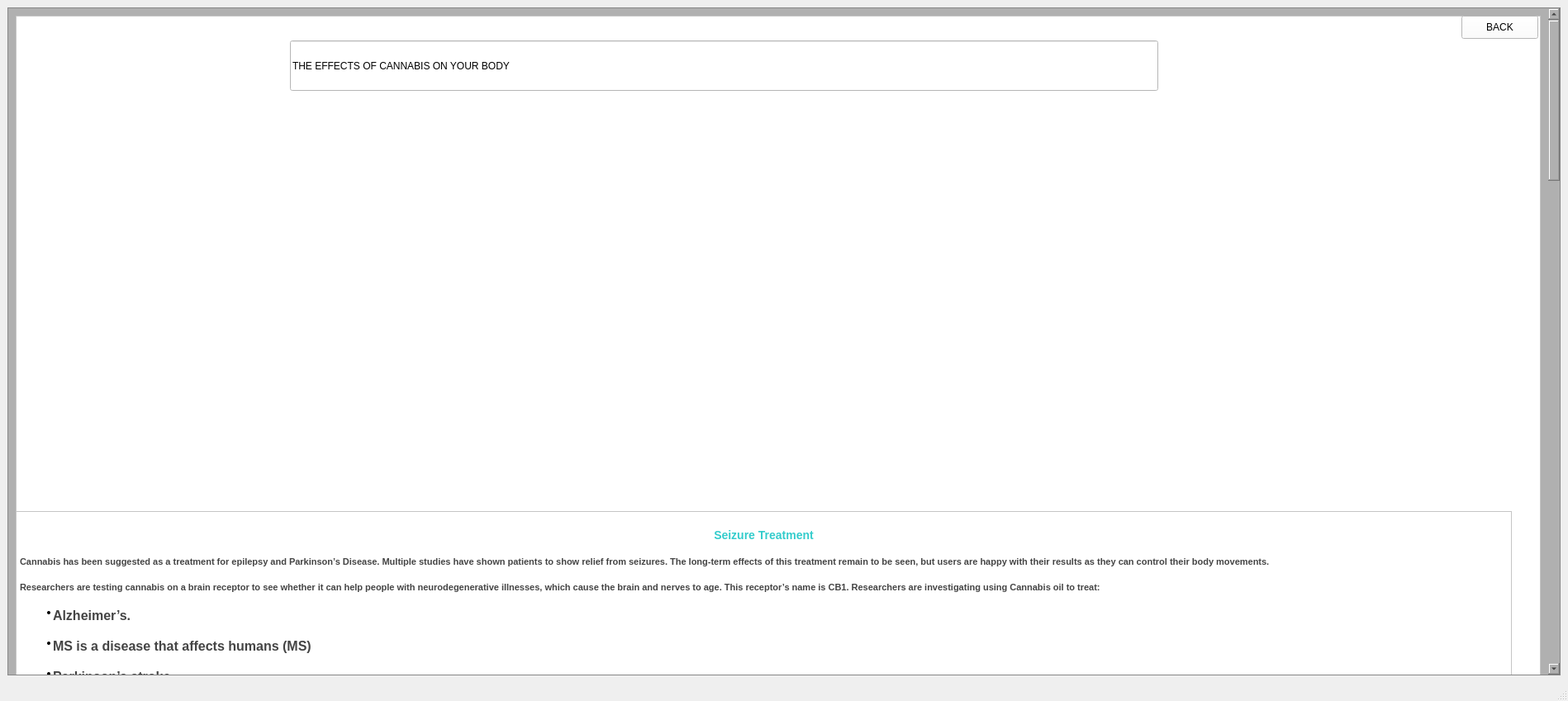
<?xml version="1.0" encoding="UTF-8"?>
<ui version="4.0">
 <class>MainWindow</class>
 <widget class="QMainWindow" name="MainWindow">
  <property name="geometry">
   <rect>
    <x>0</x>
    <y>0</y>
    <width>1898</width>
    <height>849</height>
   </rect>
  </property>
  <property name="windowTitle">
   <string>MainWindow</string>
  </property>
  <widget class="QWidget" name="centralwidget">
   <layout class="QVBoxLayout" name="verticalLayout">
    <item>
     <widget class="QScrollArea" name="scrollArea">
      <property name="styleSheet">
       <string notr="true">background-color: rgb(176, 176, 176);</string>
      </property>
      <property name="widgetResizable">
       <bool>true</bool>
      </property>
      <widget class="QWidget" name="scrollAreaWidgetContents">
       <property name="geometry">
        <rect>
         <x>0</x>
         <y>-1152</y>
         <width>1857</width>
         <height>3218</height>
        </rect>
       </property>
       <layout class="QVBoxLayout" name="verticalLayout_2">
        <item>
         <widget class="QFrame" name="frame">
          <property name="minimumSize">
           <size>
            <width>0</width>
            <height>3200</height>
           </size>
          </property>
          <property name="styleSheet">
           <string notr="true">background-color: white;</string>
          </property>
          <property name="frameShape">
           <enum>QFrame::StyledPanel</enum>
          </property>
          <property name="frameShadow">
           <enum>QFrame::Raised</enum>
          </property>
          <widget class="QLabel" name="label">
           <property name="geometry">
            <rect>
             <x>520</x>
             <y>100</y>
             <width>741</width>
             <height>541</height>
            </rect>
           </property>
           <property name="text">
            <string/>
           </property>
           <property name="pixmap">
            <pixmap>C:/Users/91810/Pictures/Screenshots/WhatsApp Image 2022-02-24 at 1.33.56 PM.jpeg</pixmap>
           </property>
          </widget>
          <widget class="QTextEdit" name="textEdit">
           <property name="geometry">
            <rect>
             <x>0</x>
             <y>600</y>
             <width>1811</width>
             <height>281</height>
            </rect>
           </property>
           <property name="html">
            <string>&lt;!DOCTYPE HTML PUBLIC &quot;-//W3C//DTD HTML 4.0//EN&quot; &quot;http://www.w3.org/TR/REC-html40/strict.dtd&quot;&gt;
&lt;html&gt;&lt;head&gt;&lt;meta name=&quot;qrichtext&quot; content=&quot;1&quot; /&gt;&lt;style type=&quot;text/css&quot;&gt;
p, li { white-space: pre-wrap; }
&lt;/style&gt;&lt;/head&gt;&lt;body style=&quot; font-family:'MS Shell Dlg 2'; font-size:7.8pt; font-weight:400; font-style:normal;&quot;&gt;
&lt;h3 align=&quot;center&quot; style=&quot; margin-top:0px; margin-bottom:18px; margin-left:0px; margin-right:0px; -qt-block-indent:0; text-indent:0px; line-height:32px; background-color:#ffffff;&quot;&gt;&lt;span style=&quot; font-family:'Oswald'; font-size:8pt; font-weight:600; color:#33cccc;&quot;&gt;Seizure Treatment&lt;/span&gt;&lt;/h3&gt;
&lt;p style=&quot; margin-top:0px; margin-bottom:18px; margin-left:0px; margin-right:0px; -qt-block-indent:0; text-indent:0px; background-color:#ffffff;&quot;&gt;&lt;span style=&quot; font-family:'Lato'; font-size:8pt; font-weight:600; color:#444444; background-color:#ffffff;&quot;&gt;Cannabis has been suggested as a treatment for epilepsy and Parkinson’s Disease. Multiple studies have shown patients to show relief from seizures. The long-term effects of this treatment remain to be seen, but users are happy with their results as they can control their body movements.&lt;/span&gt;&lt;/p&gt;
&lt;p style=&quot; margin-top:0px; margin-bottom:18px; margin-left:0px; margin-right:0px; -qt-block-indent:0; text-indent:0px; background-color:#ffffff;&quot;&gt;&lt;span style=&quot; font-family:'Lato'; font-size:8pt; font-weight:600; color:#444444; background-color:#ffffff;&quot;&gt;Researchers are testing cannabis on a brain receptor to see whether it can help people with neurodegenerative illnesses, which cause the brain and nerves to age. This receptor’s name is CB1. Researchers are investigating using Cannabis oil to treat:&lt;/span&gt;&lt;/p&gt;
&lt;ul style=&quot;margin-top: 0px; margin-bottom: 0px; margin-left: 0px; margin-right: 0px; -qt-list-indent: 1;&quot;&gt;&lt;li style=&quot; font-family:'Lato'; font-size:8pt; font-weight:600; color:#444444;&quot; style=&quot; margin-top:0px; margin-bottom:18px; margin-left:0px; margin-right:0px; -qt-block-indent:0; text-indent:0px;&quot;&gt;&lt;span style=&quot; font-size:16px;&quot;&gt;Alzheimer’s.&lt;/span&gt;&lt;/li&gt;
&lt;li style=&quot; font-family:'Lato'; font-size:8pt; font-weight:600; color:#444444;&quot; style=&quot; margin-top:0px; margin-bottom:18px; margin-left:0px; margin-right:0px; -qt-block-indent:0; text-indent:0px;&quot;&gt;&lt;span style=&quot; font-size:16px;&quot;&gt;MS is a disease that affects humans (MS)&lt;/span&gt;&lt;/li&gt;
&lt;li style=&quot; font-family:'Lato'; font-size:8pt; font-weight:600; color:#444444;&quot; style=&quot; margin-top:0px; margin-bottom:18px; margin-left:0px; margin-right:0px; -qt-block-indent:0; text-indent:0px;&quot;&gt;&lt;span style=&quot; font-size:16px;&quot;&gt;Parkinson’s stroke&lt;/span&gt;&lt;/li&gt;
&lt;li style=&quot; font-family:'Lato'; font-size:8pt; font-weight:600; color:#444444;&quot; style=&quot; margin-top:0px; margin-bottom:18px; margin-left:0px; margin-right:0px; -qt-block-indent:0; text-indent:0px;&quot;&gt;&lt;span style=&quot; font-size:16px;&quot;&gt;Cannabis oil may also help reduce inflammation, which can worsen neurological symptoms&lt;/span&gt;&lt;/li&gt;&lt;/ul&gt;&lt;/body&gt;&lt;/html&gt;</string>
           </property>
          </widget>
          <widget class="QLabel" name="label_3">
           <property name="geometry">
            <rect>
             <x>410</x>
             <y>870</y>
             <width>961</width>
             <height>461</height>
            </rect>
           </property>
           <property name="text">
            <string/>
           </property>
           <property name="pixmap">
            <pixmap>C:/Users/91810/Pictures/Screenshots/Screenshot (310).png</pixmap>
           </property>
          </widget>
          <widget class="QTextEdit" name="textEdit_2">
           <property name="geometry">
            <rect>
             <x>13</x>
             <y>1380</y>
             <width>1801</width>
             <height>741</height>
            </rect>
           </property>
           <property name="styleSheet">
            <string notr="true">font: 10pt &quot;MS Shell Dlg 2&quot;;</string>
           </property>
           <property name="html">
            <string>&lt;!DOCTYPE HTML PUBLIC &quot;-//W3C//DTD HTML 4.0//EN&quot; &quot;http://www.w3.org/TR/REC-html40/strict.dtd&quot;&gt;
&lt;html&gt;&lt;head&gt;&lt;meta name=&quot;qrichtext&quot; content=&quot;1&quot; /&gt;&lt;style type=&quot;text/css&quot;&gt;
p, li { white-space: pre-wrap; }
&lt;/style&gt;&lt;/head&gt;&lt;body style=&quot; font-family:'MS Shell Dlg 2'; font-size:10pt; font-weight:400; font-style:normal;&quot;&gt;
&lt;h3 align=&quot;center&quot; style=&quot; margin-top:0px; margin-bottom:18px; margin-left:0px; margin-right:0px; -qt-block-indent:0; text-indent:0px; line-height:32px; background-color:#ffffff;&quot;&gt;&lt;span style=&quot; font-family:'Oswald'; font-size:8pt; font-weight:600; color:#33cccc;&quot;&gt;Pain Relief&lt;/span&gt;&lt;/h3&gt;
&lt;p style=&quot; margin-top:0px; margin-bottom:18px; margin-left:0px; margin-right:0px; -qt-block-indent:0; text-indent:0px; background-color:#ffffff;&quot;&gt;&lt;span style=&quot; font-family:'Lato'; font-size:8pt; font-weight:600; color:#444444; background-color:#ffffff;&quot;&gt;The effects of Cannabis oil on brain receptors may help manage pain. Studies have shown that cannabis can help after chemo treatments. Other studies examine cannabis’s use to treat symptoms of:&lt;/span&gt;&lt;/p&gt;
&lt;ul style=&quot;margin-top: 0px; margin-bottom: 0px; margin-left: 0px; margin-right: 0px; -qt-list-indent: 1;&quot;&gt;&lt;li style=&quot; font-family:'Lato'; font-size:8pt; font-weight:600; color:#444444;&quot; style=&quot; margin-top:0px; margin-bottom:18px; margin-left:0px; margin-right:0px; -qt-block-indent:0; text-indent:0px;&quot;&gt;&lt;span style=&quot; font-size:16px;&quot;&gt;Arthritis pain&lt;/span&gt;&lt;/li&gt;
&lt;li style=&quot; font-family:'Lato'; font-size:8pt; font-weight:600; color:#444444;&quot; style=&quot; margin-top:0px; margin-bottom:18px; margin-left:0px; margin-right:0px; -qt-block-indent:0; text-indent:0px;&quot;&gt;&lt;span style=&quot; font-size:16px;&quot;&gt;MS muscle pain from spinal cord damage&lt;/span&gt;&lt;/li&gt;&lt;/ul&gt;
&lt;p style=&quot; margin-top:0px; margin-bottom:18px; margin-left:0px; margin-right:0px; -qt-block-indent:0; text-indent:0px; background-color:#ffffff;&quot;&gt;&lt;a href=&quot;https://mstrust.org.uk/a-z/sativex-nabiximols#:~:text=Other%20names%3A%20nabiximols,found%20their%20side%20effects%20intolerable.&quot;&gt;&lt;span style=&quot; font-family:'Lato'; font-size:8pt; font-weight:600; text-decoration: underline; color:#000000;&quot;&gt;Nabiximols (Sativex)&lt;/span&gt;&lt;/a&gt;&lt;span style=&quot; font-family:'Lato'; font-size:8pt; font-weight:600; color:#444444;&quot;&gt;, a multiple sclerosis drug made from THC and CBD, has been approved in the UK and Canada. Researchers think CBD’s anti-inflammatory capabilities are stronger than its pain-relieving properties. Clinical trials are necessary to assess cannabis’s efficacy in treating pain.&lt;/span&gt;&lt;/p&gt;
&lt;h3 align=&quot;center&quot; style=&quot; margin-top:0px; margin-bottom:18px; margin-left:0px; margin-right:0px; -qt-block-indent:0; text-indent:0px; line-height:32px; background-color:#ffffff;&quot;&gt;&lt;span style=&quot; font-family:'Oswald'; font-size:8pt; font-weight:600; color:#33cccc;&quot;&gt;Acne Cure&lt;/span&gt;&lt;/h3&gt;
&lt;p style=&quot; margin-top:0px; margin-bottom:18px; margin-left:0px; margin-right:0px; -qt-block-indent:0; text-indent:0px; background-color:#ffffff;&quot;&gt;&lt;span style=&quot; font-family:'Lato'; font-size:8pt; font-weight:600; color:#444444; background-color:#ffffff;&quot;&gt;Cannabis’s immune system receptor actions may help reduce overall body inflammation. As a result,&lt;/span&gt;&lt;span style=&quot; font-family:'Lato'; font-size:8pt; font-weight:600; color:#444444;&quot;&gt; &lt;/span&gt;&lt;a href=&quot;https://artofhealthyliving.com/5-reasons-add-cannabis-oil-daily-routine/&quot;&gt;&lt;span style=&quot; font-family:'Lato'; font-size:8pt; font-weight:600; text-decoration: underline; color:#000000;&quot;&gt;cannabis oil may help&lt;/span&gt;&lt;/a&gt;&lt;span style=&quot; font-family:'Lato'; font-size:8pt; font-weight:600; color:#444444;&quot;&gt; cure acne. A &lt;/span&gt;&lt;a href=&quot;https://jcannabisresearch.biomedcentral.com/&quot;&gt;&lt;span style=&quot; font-family:'Lato'; font-size:8pt; font-weight:600; text-decoration: underline; color:#000000;&quot;&gt;Journal of Clinical Investigation&lt;/span&gt;&lt;/a&gt;&lt;span style=&quot; font-family:'Lato'; font-size:8pt; font-weight:600; color:#444444;&quot;&gt; found that the oil decreased sebaceous gland activity. These glands create sebum, an oily fluid that moisturizes the skin. But too much sebum causes acne.&lt;/span&gt;&lt;/p&gt;
&lt;p style=&quot; margin-top:0px; margin-bottom:18px; margin-left:0px; margin-right:0px; -qt-block-indent:0; text-indent:0px; background-color:#ffffff;&quot;&gt;&lt;span style=&quot; font-family:'Lato'; font-size:8pt; font-weight:600; color:#444444; background-color:#ffffff;&quot;&gt;Consult a dermatologist before taking cannabis oil to treat acne. The benefits of cannabis for acne need to be studied in humans for long-term effects.&lt;/span&gt;&lt;/p&gt;
&lt;p style=&quot; margin-top:0px; margin-bottom:18px; margin-left:0px; margin-right:0px; -qt-block-indent:0; text-indent:0px; background-color:#ffffff;&quot;&gt;&lt;span style=&quot; font-family:'Oswald'; font-size:8pt; font-weight:600; color:#33cccc;&quot;&gt;Cancer Treatment&lt;/span&gt;&lt;/p&gt;
&lt;p style=&quot; margin-top:0px; margin-bottom:18px; margin-left:0px; margin-right:0px; -qt-block-indent:0; text-indent:0px; background-color:#ffffff;&quot;&gt;&lt;span style=&quot; font-family:'Lato'; font-size:8pt; font-weight:600; color:#444444; background-color:#ffffff;&quot;&gt;Some research has looked into how cannabis affects cancer cell growth, but further research is required. The NCI says cannabis may help with cancer symptoms and side effects. However, the&lt;/span&gt;&lt;span style=&quot; font-family:'Lato'; font-size:8pt; font-weight:600; color:#444444;&quot;&gt; &lt;/span&gt;&lt;a href=&quot;https://www.cancer.org/treatment/treatments-and-side-effects/treatment-types/complementary-and-integrative-medicine/marijuana-and-cancer.html&quot;&gt;&lt;span style=&quot; font-family:'Lato'; font-size:8pt; font-weight:600; text-decoration: underline; color:#000000;&quot;&gt;National Cancer Institute&lt;/span&gt;&lt;/a&gt;&lt;span style=&quot; font-family:'Lato'; font-size:8pt; font-weight:600; color:#444444;&quot;&gt; opposes any use of cannabis as a cancer treatment. A cancer medication, cannabis can reduce inflammation and change the way cells reproduce. Cannabis slows the growth of certain tumor cells.&lt;/span&gt;&lt;/p&gt;
&lt;h3 align=&quot;center&quot; style=&quot; margin-top:0px; margin-bottom:18px; margin-left:0px; margin-right:0px; -qt-block-indent:0; text-indent:0px; line-height:32px; background-color:#ffffff;&quot;&gt;&lt;span style=&quot; font-family:'Oswald'; font-size:8pt; font-weight:600; color:#33cccc;&quot;&gt;Negative Effects&lt;/span&gt;&lt;/h3&gt;
&lt;p style=&quot; margin-top:0px; margin-bottom:18px; margin-left:0px; margin-right:0px; -qt-block-indent:0; text-indent:0px; background-color:#ffffff;&quot;&gt;&lt;span style=&quot; font-family:'Lato'; font-size:8pt; font-weight:600; color:#444444; background-color:#ffffff;&quot;&gt;The effects of Cannabis use depends on:&lt;/span&gt;&lt;/p&gt;
&lt;ul style=&quot;margin-top: 0px; margin-bottom: 0px; margin-left: 0px; margin-right: 0px; -qt-list-indent: 1;&quot;&gt;&lt;li style=&quot; font-family:'Lato'; font-size:8pt; font-weight:600; color:#444444;&quot; style=&quot; margin-top:0px; margin-bottom:18px; margin-left:0px; margin-right:0px; -qt-block-indent:0; text-indent:0px;&quot;&gt;&lt;span style=&quot; font-size:16px;&quot;&gt;How a person uses marijuana&lt;/span&gt;&lt;/li&gt;
&lt;li style=&quot; font-family:'Lato'; font-size:8pt; font-weight:600; color:#444444;&quot; style=&quot; margin-top:0px; margin-bottom:18px; margin-left:0px; margin-right:0px; -qt-block-indent:0; text-indent:0px;&quot;&gt;&lt;span style=&quot; font-size:16px;&quot;&gt;How frequently they utilize it&lt;/span&gt;&lt;/li&gt;
&lt;li style=&quot; font-family:'Lato'; font-size:8pt; font-weight:600; color:#444444;&quot; style=&quot; margin-top:0px; margin-bottom:18px; margin-left:0px; margin-right:0px; -qt-block-indent:0; text-indent:0px;&quot;&gt;&lt;span style=&quot; font-size:16px;&quot;&gt;The age of the person indulging&lt;/span&gt;&lt;/li&gt;
&lt;li style=&quot; font-family:'Lato'; font-size:8pt; font-weight:600; color:#444444;&quot; style=&quot; margin-top:0px; margin-bottom:18px; margin-left:0px; margin-right:0px; -qt-block-indent:0; text-indent:0px;&quot;&gt;&lt;span style=&quot; font-size:16px;&quot;&gt;The amount of energy a person consumes at any particular time&lt;/span&gt;&lt;/li&gt;&lt;/ul&gt;
&lt;p style=&quot; margin-top:0px; margin-bottom:18px; margin-left:0px; margin-right:0px; -qt-block-indent:0; text-indent:0px; background-color:#ffffff;&quot;&gt;&lt;span style=&quot; font-family:'Lato'; font-size:8pt; font-weight:600; color:#444444; background-color:#ffffff;&quot;&gt;The physical effects include lung distress, nausea, and vomiting.&lt;/span&gt;&lt;/p&gt;
&lt;p style=&quot; margin-top:0px; margin-bottom:18px; margin-left:0px; margin-right:0px; -qt-block-indent:0; text-indent:0px; background-color:#ffffff;&quot;&gt;&lt;span style=&quot; font-family:'Lato'; font-size:8pt; font-weight:600; color:#444444; background-color:#ffffff;&quot;&gt;Inadvertently taking too much cannabis at once might cause cannabis toxicity. Cannabis poisoning isn’t usually fatal. Intense discomfort and danger require rapid medical intervention and, in some cases, hospitalization.&lt;/span&gt;&lt;/p&gt;&lt;/body&gt;&lt;/html&gt;</string>
           </property>
          </widget>
          <widget class="QLabel" name="label_4">
           <property name="geometry">
            <rect>
             <x>520</x>
             <y>2100</y>
             <width>1121</width>
             <height>541</height>
            </rect>
           </property>
           <property name="text">
            <string/>
           </property>
           <property name="pixmap">
            <pixmap>C:/Users/91810/Pictures/Screenshots/Screenshot (311).png</pixmap>
           </property>
          </widget>
          <widget class="QTextEdit" name="textEdit_3">
           <property name="geometry">
            <rect>
             <x>10</x>
             <y>2700</y>
             <width>1811</width>
             <height>431</height>
            </rect>
           </property>
           <property name="styleSheet">
            <string notr="true">font: 10pt &quot;MS Shell Dlg 2&quot;;</string>
           </property>
           <property name="html">
            <string>&lt;!DOCTYPE HTML PUBLIC &quot;-//W3C//DTD HTML 4.0//EN&quot; &quot;http://www.w3.org/TR/REC-html40/strict.dtd&quot;&gt;
&lt;html&gt;&lt;head&gt;&lt;meta name=&quot;qrichtext&quot; content=&quot;1&quot; /&gt;&lt;style type=&quot;text/css&quot;&gt;
p, li { white-space: pre-wrap; }
&lt;/style&gt;&lt;/head&gt;&lt;body style=&quot; font-family:'MS Shell Dlg 2'; font-size:10pt; font-weight:400; font-style:normal;&quot;&gt;
&lt;h3 align=&quot;center&quot; style=&quot; margin-top:0px; margin-bottom:18px; margin-left:0px; margin-right:0px; -qt-block-indent:0; text-indent:0px; line-height:32px; background-color:#ffffff;&quot;&gt;&lt;span style=&quot; font-family:'Oswald'; font-size:8pt; font-weight:600; color:#33cccc;&quot;&gt;It Can Affect Your Mental Health&lt;/span&gt;&lt;/h3&gt;
&lt;p style=&quot; margin-top:0px; margin-bottom:18px; margin-left:0px; margin-right:0px; -qt-block-indent:0; text-indent:0px; background-color:#ffffff;&quot;&gt;&lt;span style=&quot; font-family:'Lato'; font-size:8pt; color:#444444; background-color:#ffffff;&quot;&gt;Marijuana isn’t for everyone. It can cause anxiety, fear, terror, or paranoia. Marijuana use may increase the chance of developing clinical depression or worsen existing mental conditions. Scientists are baffled. It might cause paranoia or a loss of reality, causing you to hear or see things that aren’t there.&lt;/span&gt;&lt;/p&gt;
&lt;h3 align=&quot;center&quot; style=&quot; margin-top:0px; margin-bottom:18px; margin-left:0px; margin-right:0px; -qt-block-indent:0; text-indent:0px; line-height:32px; background-color:#ffffff;&quot;&gt;&lt;span style=&quot; font-family:'Oswald'; font-size:8pt; font-weight:600; color:#33cccc;&quot;&gt;Your Perception May Be Distorted&lt;/span&gt;&lt;/h3&gt;
&lt;p style=&quot; margin-top:0px; margin-bottom:18px; margin-left:0px; margin-right:0px; -qt-block-indent:0; text-indent:0px; background-color:#ffffff;&quot;&gt;&lt;span style=&quot; font-family:'Lato'; font-size:8pt; color:#444444; background-color:#ffffff;&quot;&gt;Cannabis may distort perception and impair judgment. The effects of marijuana vary depending on potency, consumption method, and previous consumption. It is possible to experience:&lt;/span&gt;&lt;/p&gt;
&lt;ul style=&quot;margin-top: 0px; margin-bottom: 0px; margin-left: 0px; margin-right: 0px; -qt-list-indent: 1;&quot;&gt;&lt;li style=&quot; font-family:'Lato'; font-size:8pt; color:#444444;&quot; style=&quot; margin-top:0px; margin-bottom:18px; margin-left:0px; margin-right:0px; -qt-block-indent:0; text-indent:0px;&quot;&gt;&lt;span style=&quot; font-size:16px;&quot;&gt;Boosting of senses (colors might seem brighter and sounds might seem louder)&lt;/span&gt;&lt;/li&gt;
&lt;li style=&quot; font-family:'Lato'; font-size:8pt; color:#444444;&quot; style=&quot; margin-top:0px; margin-bottom:18px; margin-left:0px; margin-right:0px; -qt-block-indent:0; text-indent:0px;&quot;&gt;&lt;span style=&quot; font-size:16px;&quot;&gt;Distortion of time perception&lt;/span&gt;&lt;/li&gt;
&lt;li style=&quot; font-family:'Lato'; font-size:8pt; color:#444444;&quot; style=&quot; margin-top:0px; margin-bottom:18px; margin-left:0px; margin-right:0px; -qt-block-indent:0; text-indent:0px;&quot;&gt;&lt;span style=&quot; font-size:16px;&quot;&gt;Weakening motor skills, making driving riskier&lt;/span&gt;&lt;/li&gt;
&lt;li style=&quot; font-family:'Lato'; font-size:8pt; color:#444444;&quot; style=&quot; margin-top:0px; margin-bottom:18px; margin-left:0px; margin-right:0px; -qt-block-indent:0; text-indent:0px;&quot;&gt;&lt;span style=&quot; font-size:16px;&quot;&gt;Reducing inhibitions to indulge in risky activities.&lt;/span&gt;&lt;/li&gt;&lt;/ul&gt;
&lt;p style=&quot; margin-top:0px; margin-bottom:18px; margin-left:0px; margin-right:0px; -qt-block-indent:0; text-indent:0px; background-color:#ffffff;&quot;&gt;&lt;span style=&quot; font-family:'Lato'; font-size:8pt; font-weight:696; color:#444444;&quot;&gt;Conclusion&lt;/span&gt;&lt;/p&gt;
&lt;p style=&quot; margin-top:0px; margin-bottom:18px; margin-left:0px; margin-right:0px; -qt-block-indent:0; text-indent:0px; background-color:#ffffff;&quot;&gt;&lt;span style=&quot; font-family:'Lato'; font-size:8pt; color:#444444; background-color:#ffffff;&quot;&gt;The Cannabis chemical may be beneficial for a variety of conditions. The first step toward responsible cannabis use is understanding what it does in the body. While there are still some unknowns, the chemical appears to be a potential therapy option. So make sure you get expert, professional medical advice instead of self-treating yourself.&lt;/span&gt;&lt;/p&gt;&lt;/body&gt;&lt;/html&gt;</string>
           </property>
          </widget>
          <widget class="QPushButton" name="pushButton">
           <property name="geometry">
            <rect>
             <x>1750</x>
             <y>0</y>
             <width>93</width>
             <height>28</height>
            </rect>
           </property>
           <property name="styleSheet">
            <string notr="true">font: 11pt &quot;Britannic Bold&quot;;</string>
           </property>
           <property name="text">
            <string>BACK</string>
           </property>
          </widget>
          <widget class="QPushButton" name="pushButton_2">
           <property name="geometry">
            <rect>
             <x>1390</x>
             <y>3110</y>
             <width>93</width>
             <height>28</height>
            </rect>
           </property>
           <property name="text">
            <string>Like</string>
           </property>
          </widget>
          <widget class="QPushButton" name="pushButton_3">
           <property name="geometry">
            <rect>
             <x>1570</x>
             <y>3110</y>
             <width>93</width>
             <height>28</height>
            </rect>
           </property>
           <property name="text">
            <string>Dislike</string>
           </property>
          </widget>
          <widget class="QLineEdit" name="lineEdit">
           <property name="geometry">
            <rect>
             <x>332</x>
             <y>30</y>
             <width>1051</width>
             <height>61</height>
            </rect>
           </property>
           <property name="styleSheet">
            <string notr="true">font: 75 30pt &quot;MS Shell Dlg 2&quot;;</string>
           </property>
           <property name="text">
            <string>THE EFFECTS OF CANNABIS ON YOUR BODY</string>
           </property>
          </widget>
          <widget class="QLineEdit" name="lineEdit_2">
           <property name="geometry">
            <rect>
             <x>1380</x>
             <y>3160</y>
             <width>113</width>
             <height>22</height>
            </rect>
           </property>
          </widget>
          <widget class="QLineEdit" name="lineEdit_3">
           <property name="geometry">
            <rect>
             <x>1560</x>
             <y>3160</y>
             <width>113</width>
             <height>22</height>
            </rect>
           </property>
          </widget>
         </widget>
        </item>
       </layout>
      </widget>
     </widget>
    </item>
   </layout>
  </widget>
  <widget class="QStatusBar" name="statusbar"/>
 </widget>
 <resources/>
 <connections/>
</ui>
